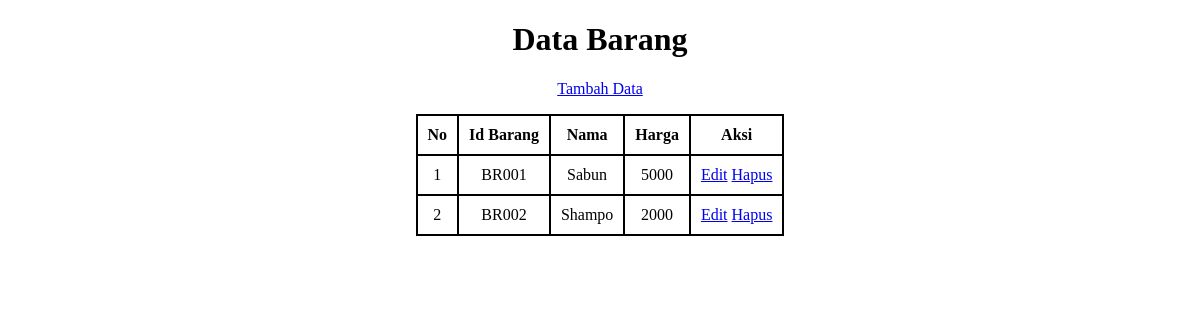
Page /view_barang.php on the committed database.
### tables this page shows
CREATE TABLE `barang` (
  `id_barang` varchar(5) NOT NULL,
  `nama_barang` varchar(50) NOT NULL,
  `harga_barang` int(11) NOT NULL
);

### view_barang.php (the view, shortened to what this page needs)
<?php
include "koneksi.php";
    ?>
<!DOCTYPE html>
<html>
<head>
</head>
<body>
    <h1>Data Barang</h1>
    <p><a href="insert_barang.php">Tambah Data</a></p>
    <table>
        <tr>
            <th>No</th>
            <th>Id Barang</th>
            <th>Nama</th>
            <th>Harga</th>
            <th>Aksi</th>
        </tr>
        <?php
        $no = 1;
        $sql = "select * from barang order by id_barang asc";
        $query = mysqli_query($conn,$sql);
        while($row = mysqli_fetch_array($query)){
            echo "
            <tr>
                <td>$no</td>
                <td>$row[id_barang]</td>
                <td>$row[nama_barang]</td>
                <td>$row[harga_barang]</td>
                <td>
                    <a href='update_barang.php?id=$row[id_barang]'>Edit</a>
                    <a href='view_barang.php?del=$row[id_barang]'>Hapus</a>
                </td>
            </tr>
            ";
            $no++;
        }
        ?>
    </table>
</body>
</html>

### view_barang.php (style rules this page uses)
body { text-align: center; }
table { margin: auto; }
table, th, td { border: 2px solid black; border-collapse: collapse; }
th, td { padding: 10px; text-align: center; }

### rows in the picture
barang: id_barang "BR001", nama_barang "Sabun", harga_barang "5000"
barang: id_barang "BR002", nama_barang "Shampo", harga_barang "2000"
